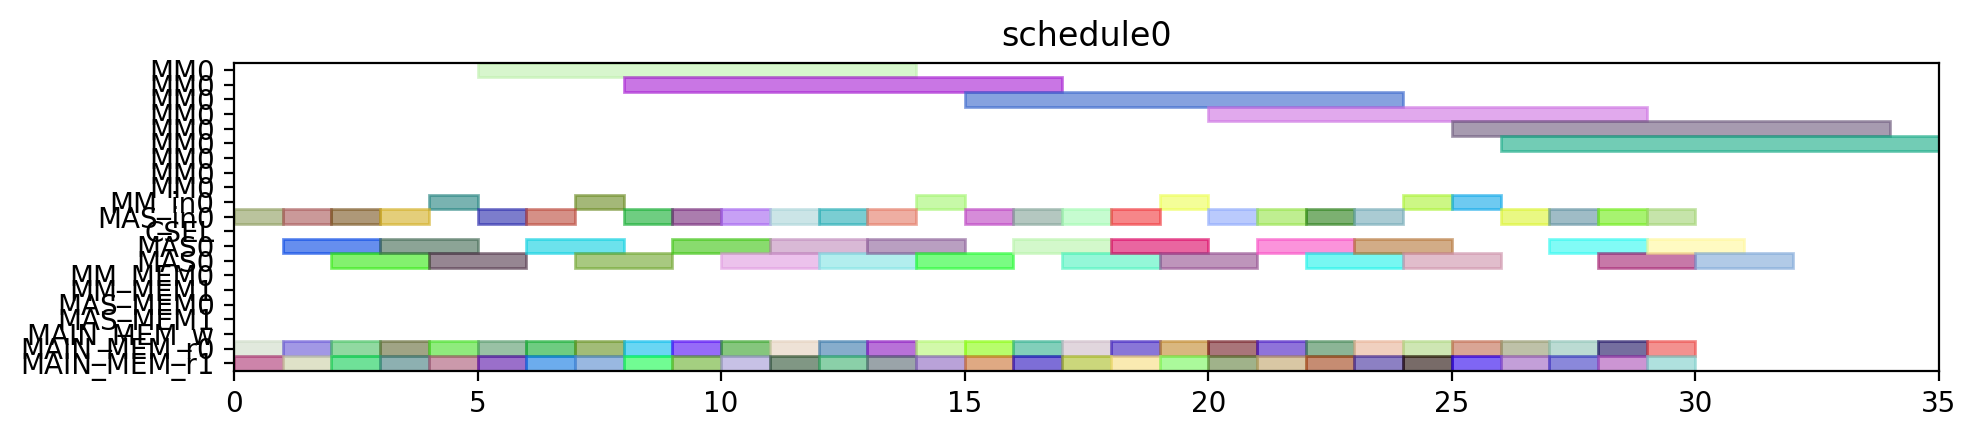

The script that drew this image:
from pyschedule import Scenario, solvers, plotters, alt


def solve():
	horizon = 149
	S = Scenario("schedule0", horizon=horizon)

	# resource
	MM = S.Resources('MM', num=1, size=9)
	MM_in = S.Resources('MM_in', num=1)
	MAS_in = S.Resources('MAS_in', num=1)
	CSEL = S.Resource('CSEL')
	MAS = S.Resources('MAS', num=1, size=2, periods=range(1, horizon))
	MM_MEM = S.Resources('MM_MEM', num=2)
	MAS_MEM = S.Resources('MAS_MEM', num=2)
	MAIN_MEM_w = S.Resource('MAIN_MEM_w', size=1)
	MAIN_MEM_r = S.Resources('MAIN_MEM_r', num=2)

	# result of previous scheduling

	# new tasks
	d_t0_a1_0 = S.Task('d_t0_a1_0', length=2, delay_cost=1)
	d_t0_a1_0 += alt(MAS)
	d_t0_a1_0_in = S.Task('d_t0_a1_0_in', length=1, delay_cost=1)
	d_t0_a1_0_in += alt(MAS_in)
	S += d_t0_a1_0_in*MAS_in[0]<=d_t0_a1_0*MAS[0]

	d_t0_a1_0_mem0 = S.Task('d_t0_a1_0_mem0', length=1, delay_cost=1)
	d_t0_a1_0_mem0 += MAIN_MEM_r[0]
	S += d_t0_a1_0_mem0 <= d_t0_a1_0

	d_t0_a1_0_mem1 = S.Task('d_t0_a1_0_mem1', length=1, delay_cost=1)
	d_t0_a1_0_mem1 += MAIN_MEM_r[1]
	S += d_t0_a1_0_mem1 <= d_t0_a1_0

	d_t0_a1_1 = S.Task('d_t0_a1_1', length=2, delay_cost=1)
	d_t0_a1_1 += alt(MAS)
	d_t0_a1_1_in = S.Task('d_t0_a1_1_in', length=1, delay_cost=1)
	d_t0_a1_1_in += alt(MAS_in)
	S += d_t0_a1_1_in*MAS_in[0]<=d_t0_a1_1*MAS[0]

	d_t0_a1_1_mem0 = S.Task('d_t0_a1_1_mem0', length=1, delay_cost=1)
	d_t0_a1_1_mem0 += MAIN_MEM_r[0]
	S += d_t0_a1_1_mem0 <= d_t0_a1_1

	d_t0_a1_1_mem1 = S.Task('d_t0_a1_1_mem1', length=1, delay_cost=1)
	d_t0_a1_1_mem1 += MAIN_MEM_r[1]
	S += d_t0_a1_1_mem1 <= d_t0_a1_1

	d_t0_t10 = S.Task('d_t0_t10', length=2, delay_cost=1)
	d_t0_t10 += alt(MAS)
	d_t0_t10_in = S.Task('d_t0_t10_in', length=1, delay_cost=1)
	d_t0_t10_in += alt(MAS_in)
	S += d_t0_t10_in*MAS_in[0]<=d_t0_t10*MAS[0]

	d_t0_t10_mem0 = S.Task('d_t0_t10_mem0', length=1, delay_cost=1)
	d_t0_t10_mem0 += MAIN_MEM_r[0]
	S += d_t0_t10_mem0 <= d_t0_t10

	d_t0_t10_mem1 = S.Task('d_t0_t10_mem1', length=1, delay_cost=1)
	d_t0_t10_mem1 += MAIN_MEM_r[1]
	S += d_t0_t10_mem1 <= d_t0_t10

	d_t0_t11 = S.Task('d_t0_t11', length=2, delay_cost=1)
	d_t0_t11 += alt(MAS)
	d_t0_t11_in = S.Task('d_t0_t11_in', length=1, delay_cost=1)
	d_t0_t11_in += alt(MAS_in)
	S += d_t0_t11_in*MAS_in[0]<=d_t0_t11*MAS[0]

	d_t0_t11_mem0 = S.Task('d_t0_t11_mem0', length=1, delay_cost=1)
	d_t0_t11_mem0 += MAIN_MEM_r[0]
	S += d_t0_t11_mem0 <= d_t0_t11

	d_t0_t11_mem1 = S.Task('d_t0_t11_mem1', length=1, delay_cost=1)
	d_t0_t11_mem1 += MAIN_MEM_r[1]
	S += d_t0_t11_mem1 <= d_t0_t11

	d_t0_t3_t0 = S.Task('d_t0_t3_t0', length=9, delay_cost=1)
	d_t0_t3_t0 += alt(MM)
	d_t0_t3_t0_in = S.Task('d_t0_t3_t0_in', length=1, delay_cost=1)
	d_t0_t3_t0_in += alt(MM_in)
	S += d_t0_t3_t0_in*MM_in[0]<=d_t0_t3_t0*MM[0]
	d_t0_t3_t0_mem0 = S.Task('d_t0_t3_t0_mem0', length=1, delay_cost=1)
	d_t0_t3_t0_mem0 += MAIN_MEM_r[0]
	S += d_t0_t3_t0_mem0 <= d_t0_t3_t0

	d_t0_t3_t0_mem1 = S.Task('d_t0_t3_t0_mem1', length=1, delay_cost=1)
	d_t0_t3_t0_mem1 += MAIN_MEM_r[1]
	S += d_t0_t3_t0_mem1 <= d_t0_t3_t0

	d_t0_t3_t1 = S.Task('d_t0_t3_t1', length=9, delay_cost=1)
	d_t0_t3_t1 += alt(MM)
	d_t0_t3_t1_in = S.Task('d_t0_t3_t1_in', length=1, delay_cost=1)
	d_t0_t3_t1_in += alt(MM_in)
	S += d_t0_t3_t1_in*MM_in[0]<=d_t0_t3_t1*MM[0]
	d_t0_t3_t1_mem0 = S.Task('d_t0_t3_t1_mem0', length=1, delay_cost=1)
	d_t0_t3_t1_mem0 += MAIN_MEM_r[0]
	S += d_t0_t3_t1_mem0 <= d_t0_t3_t1

	d_t0_t3_t1_mem1 = S.Task('d_t0_t3_t1_mem1', length=1, delay_cost=1)
	d_t0_t3_t1_mem1 += MAIN_MEM_r[1]
	S += d_t0_t3_t1_mem1 <= d_t0_t3_t1

	d_t0_t3_t2 = S.Task('d_t0_t3_t2', length=2, delay_cost=1)
	d_t0_t3_t2 += alt(MAS)
	d_t0_t3_t2_in = S.Task('d_t0_t3_t2_in', length=1, delay_cost=1)
	d_t0_t3_t2_in += alt(MAS_in)
	S += d_t0_t3_t2_in*MAS_in[0]<=d_t0_t3_t2*MAS[0]

	d_t0_t3_t2_mem0 = S.Task('d_t0_t3_t2_mem0', length=1, delay_cost=1)
	d_t0_t3_t2_mem0 += MAIN_MEM_r[0]
	S += d_t0_t3_t2_mem0 <= d_t0_t3_t2

	d_t0_t3_t2_mem1 = S.Task('d_t0_t3_t2_mem1', length=1, delay_cost=1)
	d_t0_t3_t2_mem1 += MAIN_MEM_r[1]
	S += d_t0_t3_t2_mem1 <= d_t0_t3_t2

	d_t0_t3_t3 = S.Task('d_t0_t3_t3', length=2, delay_cost=1)
	d_t0_t3_t3 += alt(MAS)
	d_t0_t3_t3_in = S.Task('d_t0_t3_t3_in', length=1, delay_cost=1)
	d_t0_t3_t3_in += alt(MAS_in)
	S += d_t0_t3_t3_in*MAS_in[0]<=d_t0_t3_t3*MAS[0]

	d_t0_t3_t3_mem0 = S.Task('d_t0_t3_t3_mem0', length=1, delay_cost=1)
	d_t0_t3_t3_mem0 += MAIN_MEM_r[0]
	S += d_t0_t3_t3_mem0 <= d_t0_t3_t3

	d_t0_t3_t3_mem1 = S.Task('d_t0_t3_t3_mem1', length=1, delay_cost=1)
	d_t0_t3_t3_mem1 += MAIN_MEM_r[1]
	S += d_t0_t3_t3_mem1 <= d_t0_t3_t3

	d_t1_a1_0 = S.Task('d_t1_a1_0', length=2, delay_cost=1)
	d_t1_a1_0 += alt(MAS)
	d_t1_a1_0_in = S.Task('d_t1_a1_0_in', length=1, delay_cost=1)
	d_t1_a1_0_in += alt(MAS_in)
	S += d_t1_a1_0_in*MAS_in[0]<=d_t1_a1_0*MAS[0]

	d_t1_a1_0_mem0 = S.Task('d_t1_a1_0_mem0', length=1, delay_cost=1)
	d_t1_a1_0_mem0 += MAIN_MEM_r[0]
	S += d_t1_a1_0_mem0 <= d_t1_a1_0

	d_t1_a1_0_mem1 = S.Task('d_t1_a1_0_mem1', length=1, delay_cost=1)
	d_t1_a1_0_mem1 += MAIN_MEM_r[1]
	S += d_t1_a1_0_mem1 <= d_t1_a1_0

	d_t1_a1_1 = S.Task('d_t1_a1_1', length=2, delay_cost=1)
	d_t1_a1_1 += alt(MAS)
	d_t1_a1_1_in = S.Task('d_t1_a1_1_in', length=1, delay_cost=1)
	d_t1_a1_1_in += alt(MAS_in)
	S += d_t1_a1_1_in*MAS_in[0]<=d_t1_a1_1*MAS[0]

	d_t1_a1_1_mem0 = S.Task('d_t1_a1_1_mem0', length=1, delay_cost=1)
	d_t1_a1_1_mem0 += MAIN_MEM_r[0]
	S += d_t1_a1_1_mem0 <= d_t1_a1_1

	d_t1_a1_1_mem1 = S.Task('d_t1_a1_1_mem1', length=1, delay_cost=1)
	d_t1_a1_1_mem1 += MAIN_MEM_r[1]
	S += d_t1_a1_1_mem1 <= d_t1_a1_1

	d_t1_t10 = S.Task('d_t1_t10', length=2, delay_cost=1)
	d_t1_t10 += alt(MAS)
	d_t1_t10_in = S.Task('d_t1_t10_in', length=1, delay_cost=1)
	d_t1_t10_in += alt(MAS_in)
	S += d_t1_t10_in*MAS_in[0]<=d_t1_t10*MAS[0]

	d_t1_t10_mem0 = S.Task('d_t1_t10_mem0', length=1, delay_cost=1)
	d_t1_t10_mem0 += MAIN_MEM_r[0]
	S += d_t1_t10_mem0 <= d_t1_t10

	d_t1_t10_mem1 = S.Task('d_t1_t10_mem1', length=1, delay_cost=1)
	d_t1_t10_mem1 += MAIN_MEM_r[1]
	S += d_t1_t10_mem1 <= d_t1_t10

	d_t1_t11 = S.Task('d_t1_t11', length=2, delay_cost=1)
	d_t1_t11 += alt(MAS)
	d_t1_t11_in = S.Task('d_t1_t11_in', length=1, delay_cost=1)
	d_t1_t11_in += alt(MAS_in)
	S += d_t1_t11_in*MAS_in[0]<=d_t1_t11*MAS[0]

	d_t1_t11_mem0 = S.Task('d_t1_t11_mem0', length=1, delay_cost=1)
	d_t1_t11_mem0 += MAIN_MEM_r[0]
	S += d_t1_t11_mem0 <= d_t1_t11

	d_t1_t11_mem1 = S.Task('d_t1_t11_mem1', length=1, delay_cost=1)
	d_t1_t11_mem1 += MAIN_MEM_r[1]
	S += d_t1_t11_mem1 <= d_t1_t11

	d_t1_t3_t0 = S.Task('d_t1_t3_t0', length=9, delay_cost=1)
	d_t1_t3_t0 += alt(MM)
	d_t1_t3_t0_in = S.Task('d_t1_t3_t0_in', length=1, delay_cost=1)
	d_t1_t3_t0_in += alt(MM_in)
	S += d_t1_t3_t0_in*MM_in[0]<=d_t1_t3_t0*MM[0]
	d_t1_t3_t0_mem0 = S.Task('d_t1_t3_t0_mem0', length=1, delay_cost=1)
	d_t1_t3_t0_mem0 += MAIN_MEM_r[0]
	S += d_t1_t3_t0_mem0 <= d_t1_t3_t0

	d_t1_t3_t0_mem1 = S.Task('d_t1_t3_t0_mem1', length=1, delay_cost=1)
	d_t1_t3_t0_mem1 += MAIN_MEM_r[1]
	S += d_t1_t3_t0_mem1 <= d_t1_t3_t0

	d_t1_t3_t1 = S.Task('d_t1_t3_t1', length=9, delay_cost=1)
	d_t1_t3_t1 += alt(MM)
	d_t1_t3_t1_in = S.Task('d_t1_t3_t1_in', length=1, delay_cost=1)
	d_t1_t3_t1_in += alt(MM_in)
	S += d_t1_t3_t1_in*MM_in[0]<=d_t1_t3_t1*MM[0]
	d_t1_t3_t1_mem0 = S.Task('d_t1_t3_t1_mem0', length=1, delay_cost=1)
	d_t1_t3_t1_mem0 += MAIN_MEM_r[0]
	S += d_t1_t3_t1_mem0 <= d_t1_t3_t1

	d_t1_t3_t1_mem1 = S.Task('d_t1_t3_t1_mem1', length=1, delay_cost=1)
	d_t1_t3_t1_mem1 += MAIN_MEM_r[1]
	S += d_t1_t3_t1_mem1 <= d_t1_t3_t1

	d_t1_t3_t2 = S.Task('d_t1_t3_t2', length=2, delay_cost=1)
	d_t1_t3_t2 += alt(MAS)
	d_t1_t3_t2_in = S.Task('d_t1_t3_t2_in', length=1, delay_cost=1)
	d_t1_t3_t2_in += alt(MAS_in)
	S += d_t1_t3_t2_in*MAS_in[0]<=d_t1_t3_t2*MAS[0]

	d_t1_t3_t2_mem0 = S.Task('d_t1_t3_t2_mem0', length=1, delay_cost=1)
	d_t1_t3_t2_mem0 += MAIN_MEM_r[0]
	S += d_t1_t3_t2_mem0 <= d_t1_t3_t2

	d_t1_t3_t2_mem1 = S.Task('d_t1_t3_t2_mem1', length=1, delay_cost=1)
	d_t1_t3_t2_mem1 += MAIN_MEM_r[1]
	S += d_t1_t3_t2_mem1 <= d_t1_t3_t2

	d_t1_t3_t3 = S.Task('d_t1_t3_t3', length=2, delay_cost=1)
	d_t1_t3_t3 += alt(MAS)
	d_t1_t3_t3_in = S.Task('d_t1_t3_t3_in', length=1, delay_cost=1)
	d_t1_t3_t3_in += alt(MAS_in)
	S += d_t1_t3_t3_in*MAS_in[0]<=d_t1_t3_t3*MAS[0]

	d_t1_t3_t3_mem0 = S.Task('d_t1_t3_t3_mem0', length=1, delay_cost=1)
	d_t1_t3_t3_mem0 += MAIN_MEM_r[0]
	S += d_t1_t3_t3_mem0 <= d_t1_t3_t3

	d_t1_t3_t3_mem1 = S.Task('d_t1_t3_t3_mem1', length=1, delay_cost=1)
	d_t1_t3_t3_mem1 += MAIN_MEM_r[1]
	S += d_t1_t3_t3_mem1 <= d_t1_t3_t3

	d_t2_a1_0 = S.Task('d_t2_a1_0', length=2, delay_cost=1)
	d_t2_a1_0 += alt(MAS)
	d_t2_a1_0_in = S.Task('d_t2_a1_0_in', length=1, delay_cost=1)
	d_t2_a1_0_in += alt(MAS_in)
	S += d_t2_a1_0_in*MAS_in[0]<=d_t2_a1_0*MAS[0]

	d_t2_a1_0_mem0 = S.Task('d_t2_a1_0_mem0', length=1, delay_cost=1)
	d_t2_a1_0_mem0 += MAIN_MEM_r[0]
	S += d_t2_a1_0_mem0 <= d_t2_a1_0

	d_t2_a1_0_mem1 = S.Task('d_t2_a1_0_mem1', length=1, delay_cost=1)
	d_t2_a1_0_mem1 += MAIN_MEM_r[1]
	S += d_t2_a1_0_mem1 <= d_t2_a1_0

	d_t2_a1_1 = S.Task('d_t2_a1_1', length=2, delay_cost=1)
	d_t2_a1_1 += alt(MAS)
	d_t2_a1_1_in = S.Task('d_t2_a1_1_in', length=1, delay_cost=1)
	d_t2_a1_1_in += alt(MAS_in)
	S += d_t2_a1_1_in*MAS_in[0]<=d_t2_a1_1*MAS[0]

	d_t2_a1_1_mem0 = S.Task('d_t2_a1_1_mem0', length=1, delay_cost=1)
	d_t2_a1_1_mem0 += MAIN_MEM_r[0]
	S += d_t2_a1_1_mem0 <= d_t2_a1_1

	d_t2_a1_1_mem1 = S.Task('d_t2_a1_1_mem1', length=1, delay_cost=1)
	d_t2_a1_1_mem1 += MAIN_MEM_r[1]
	S += d_t2_a1_1_mem1 <= d_t2_a1_1

	d_t2_t10 = S.Task('d_t2_t10', length=2, delay_cost=1)
	d_t2_t10 += alt(MAS)
	d_t2_t10_in = S.Task('d_t2_t10_in', length=1, delay_cost=1)
	d_t2_t10_in += alt(MAS_in)
	S += d_t2_t10_in*MAS_in[0]<=d_t2_t10*MAS[0]

	d_t2_t10_mem0 = S.Task('d_t2_t10_mem0', length=1, delay_cost=1)
	d_t2_t10_mem0 += MAIN_MEM_r[0]
	S += d_t2_t10_mem0 <= d_t2_t10

	d_t2_t10_mem1 = S.Task('d_t2_t10_mem1', length=1, delay_cost=1)
	d_t2_t10_mem1 += MAIN_MEM_r[1]
	S += d_t2_t10_mem1 <= d_t2_t10

	d_t2_t11 = S.Task('d_t2_t11', length=2, delay_cost=1)
	d_t2_t11 += alt(MAS)
	d_t2_t11_in = S.Task('d_t2_t11_in', length=1, delay_cost=1)
	d_t2_t11_in += alt(MAS_in)
	S += d_t2_t11_in*MAS_in[0]<=d_t2_t11*MAS[0]

	d_t2_t11_mem0 = S.Task('d_t2_t11_mem0', length=1, delay_cost=1)
	d_t2_t11_mem0 += MAIN_MEM_r[0]
	S += d_t2_t11_mem0 <= d_t2_t11

	d_t2_t11_mem1 = S.Task('d_t2_t11_mem1', length=1, delay_cost=1)
	d_t2_t11_mem1 += MAIN_MEM_r[1]
	S += d_t2_t11_mem1 <= d_t2_t11

	d_t2_t3_t0 = S.Task('d_t2_t3_t0', length=9, delay_cost=1)
	d_t2_t3_t0 += alt(MM)
	d_t2_t3_t0_in = S.Task('d_t2_t3_t0_in', length=1, delay_cost=1)
	d_t2_t3_t0_in += alt(MM_in)
	S += d_t2_t3_t0_in*MM_in[0]<=d_t2_t3_t0*MM[0]
	d_t2_t3_t0_mem0 = S.Task('d_t2_t3_t0_mem0', length=1, delay_cost=1)
	d_t2_t3_t0_mem0 += MAIN_MEM_r[0]
	S += d_t2_t3_t0_mem0 <= d_t2_t3_t0

	d_t2_t3_t0_mem1 = S.Task('d_t2_t3_t0_mem1', length=1, delay_cost=1)
	d_t2_t3_t0_mem1 += MAIN_MEM_r[1]
	S += d_t2_t3_t0_mem1 <= d_t2_t3_t0

	d_t2_t3_t1 = S.Task('d_t2_t3_t1', length=9, delay_cost=1)
	d_t2_t3_t1 += alt(MM)
	d_t2_t3_t1_in = S.Task('d_t2_t3_t1_in', length=1, delay_cost=1)
	d_t2_t3_t1_in += alt(MM_in)
	S += d_t2_t3_t1_in*MM_in[0]<=d_t2_t3_t1*MM[0]
	d_t2_t3_t1_mem0 = S.Task('d_t2_t3_t1_mem0', length=1, delay_cost=1)
	d_t2_t3_t1_mem0 += MAIN_MEM_r[0]
	S += d_t2_t3_t1_mem0 <= d_t2_t3_t1

	d_t2_t3_t1_mem1 = S.Task('d_t2_t3_t1_mem1', length=1, delay_cost=1)
	d_t2_t3_t1_mem1 += MAIN_MEM_r[1]
	S += d_t2_t3_t1_mem1 <= d_t2_t3_t1

	d_t2_t3_t2 = S.Task('d_t2_t3_t2', length=2, delay_cost=1)
	d_t2_t3_t2 += alt(MAS)
	d_t2_t3_t2_in = S.Task('d_t2_t3_t2_in', length=1, delay_cost=1)
	d_t2_t3_t2_in += alt(MAS_in)
	S += d_t2_t3_t2_in*MAS_in[0]<=d_t2_t3_t2*MAS[0]

	d_t2_t3_t2_mem0 = S.Task('d_t2_t3_t2_mem0', length=1, delay_cost=1)
	d_t2_t3_t2_mem0 += MAIN_MEM_r[0]
	S += d_t2_t3_t2_mem0 <= d_t2_t3_t2

	d_t2_t3_t2_mem1 = S.Task('d_t2_t3_t2_mem1', length=1, delay_cost=1)
	d_t2_t3_t2_mem1 += MAIN_MEM_r[1]
	S += d_t2_t3_t2_mem1 <= d_t2_t3_t2

	d_t2_t3_t3 = S.Task('d_t2_t3_t3', length=2, delay_cost=1)
	d_t2_t3_t3 += alt(MAS)
	d_t2_t3_t3_in = S.Task('d_t2_t3_t3_in', length=1, delay_cost=1)
	d_t2_t3_t3_in += alt(MAS_in)
	S += d_t2_t3_t3_in*MAS_in[0]<=d_t2_t3_t3*MAS[0]

	d_t2_t3_t3_mem0 = S.Task('d_t2_t3_t3_mem0', length=1, delay_cost=1)
	d_t2_t3_t3_mem0 += MAIN_MEM_r[0]
	S += d_t2_t3_t3_mem0 <= d_t2_t3_t3

	d_t2_t3_t3_mem1 = S.Task('d_t2_t3_t3_mem1', length=1, delay_cost=1)
	d_t2_t3_t3_mem1 += MAIN_MEM_r[1]
	S += d_t2_t3_t3_mem1 <= d_t2_t3_t3

	d_t3000 = S.Task('d_t3000', length=2, delay_cost=1)
	d_t3000 += alt(MAS)
	d_t3000_in = S.Task('d_t3000_in', length=1, delay_cost=1)
	d_t3000_in += alt(MAS_in)
	S += d_t3000_in*MAS_in[0]<=d_t3000*MAS[0]

	d_t3000_mem0 = S.Task('d_t3000_mem0', length=1, delay_cost=1)
	d_t3000_mem0 += MAIN_MEM_r[0]
	S += d_t3000_mem0 <= d_t3000

	d_t3000_mem1 = S.Task('d_t3000_mem1', length=1, delay_cost=1)
	d_t3000_mem1 += MAIN_MEM_r[1]
	S += d_t3000_mem1 <= d_t3000

	d_t3001 = S.Task('d_t3001', length=2, delay_cost=1)
	d_t3001 += alt(MAS)
	d_t3001_in = S.Task('d_t3001_in', length=1, delay_cost=1)
	d_t3001_in += alt(MAS_in)
	S += d_t3001_in*MAS_in[0]<=d_t3001*MAS[0]

	d_t3001_mem0 = S.Task('d_t3001_mem0', length=1, delay_cost=1)
	d_t3001_mem0 += MAIN_MEM_r[0]
	S += d_t3001_mem0 <= d_t3001

	d_t3001_mem1 = S.Task('d_t3001_mem1', length=1, delay_cost=1)
	d_t3001_mem1 += MAIN_MEM_r[1]
	S += d_t3001_mem1 <= d_t3001

	d_t3010 = S.Task('d_t3010', length=2, delay_cost=1)
	d_t3010 += alt(MAS)
	d_t3010_in = S.Task('d_t3010_in', length=1, delay_cost=1)
	d_t3010_in += alt(MAS_in)
	S += d_t3010_in*MAS_in[0]<=d_t3010*MAS[0]

	d_t3010_mem0 = S.Task('d_t3010_mem0', length=1, delay_cost=1)
	d_t3010_mem0 += MAIN_MEM_r[0]
	S += d_t3010_mem0 <= d_t3010

	d_t3010_mem1 = S.Task('d_t3010_mem1', length=1, delay_cost=1)
	d_t3010_mem1 += MAIN_MEM_r[1]
	S += d_t3010_mem1 <= d_t3010

	d_t3011 = S.Task('d_t3011', length=2, delay_cost=1)
	d_t3011 += alt(MAS)
	d_t3011_in = S.Task('d_t3011_in', length=1, delay_cost=1)
	d_t3011_in += alt(MAS_in)
	S += d_t3011_in*MAS_in[0]<=d_t3011*MAS[0]

	d_t3011_mem0 = S.Task('d_t3011_mem0', length=1, delay_cost=1)
	d_t3011_mem0 += MAIN_MEM_r[0]
	S += d_t3011_mem0 <= d_t3011

	d_t3011_mem1 = S.Task('d_t3011_mem1', length=1, delay_cost=1)
	d_t3011_mem1 += MAIN_MEM_r[1]
	S += d_t3011_mem1 <= d_t3011

	d_t4000 = S.Task('d_t4000', length=2, delay_cost=1)
	d_t4000 += alt(MAS)
	d_t4000_in = S.Task('d_t4000_in', length=1, delay_cost=1)
	d_t4000_in += alt(MAS_in)
	S += d_t4000_in*MAS_in[0]<=d_t4000*MAS[0]

	d_t4000_mem0 = S.Task('d_t4000_mem0', length=1, delay_cost=1)
	d_t4000_mem0 += MAIN_MEM_r[0]
	S += d_t4000_mem0 <= d_t4000

	d_t4000_mem1 = S.Task('d_t4000_mem1', length=1, delay_cost=1)
	d_t4000_mem1 += MAIN_MEM_r[1]
	S += d_t4000_mem1 <= d_t4000

	d_t4001 = S.Task('d_t4001', length=2, delay_cost=1)
	d_t4001 += alt(MAS)
	d_t4001_in = S.Task('d_t4001_in', length=1, delay_cost=1)
	d_t4001_in += alt(MAS_in)
	S += d_t4001_in*MAS_in[0]<=d_t4001*MAS[0]

	d_t4001_mem0 = S.Task('d_t4001_mem0', length=1, delay_cost=1)
	d_t4001_mem0 += MAIN_MEM_r[0]
	S += d_t4001_mem0 <= d_t4001

	d_t4001_mem1 = S.Task('d_t4001_mem1', length=1, delay_cost=1)
	d_t4001_mem1 += MAIN_MEM_r[1]
	S += d_t4001_mem1 <= d_t4001

	solvers.mip.solve(S,msg=1,kind='CPLEX',ratio_gap=1.01)

	solution = [['hoge']*len(S.solution()[1]) for i in range(len(S.solution()))]
	for i in range(len(S.solution())):
		for j in range(len(S.solution()[i])):
			solution[i][j]=str(S.solution()[i][j])
	print(solution)

	cycles = int(solution[-1][3])

	pic_file_name = "/mnt/rose/usr1/fukuda/ABE/multiRAM_multiMAS_16mux/scheduling_result/stage9MM1_stage2MAS1/FP12_LADDERMUL/schedule0.png"
	if(S.solution() != []):
		plotters.matplotlib.plot(S,img_filename=pic_file_name, show_task_labels=False, fig_size=(cycles*0.25+3, 2))

	return solution
